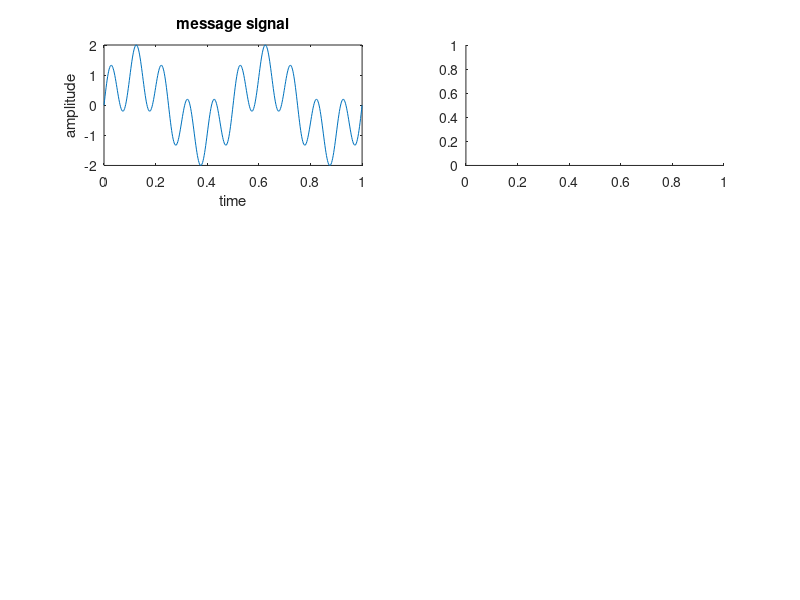

Here is the MATLAB script that generated this plot: (Note: this script raises an error after producing the figure.)
close all;
clear all;
Fs  = 500;
f = 10;
n = 0:1/Fs:1;
x = sin(2*pi*f*n) + sin(2*pi*f*n/5);
subplot(321);
plot(n,x );
xlabel('time');
ylabel('amplitude');
title('message signal');
nfft  = length(x) %2^nextpow2(length(x))
y = fft(x, nfft);
freq_range = Fs/2*(linspace(0, 1, nfft/2 + 1));
subplot(322);
plot(freq_range, abs(y(:, 1:nfft)));
xlabel('frequency');
ylabel('amplitude');
title('dft of input signal');


noisex=  x + 2*rand(1,length(x));
y2  = fft(noisex , nfft);
subplot(323)
plot(n, noisex);
title('noise signal');
xlabel('time');
ylabel('amplitude');
subplot(324);
plot(freq_range, abs(y2(:, 1:nfft/2+1)));
xlabel('freq');
ylabel('amplitude');
title('dft of noise signal');

o = 5;
wn  = [2 10]*2/Fs;
[b, a] = butter(o, wn, 'bandpass');
[h, w] = freqz(b, a, 1024, Fs);
subplot(325);
plot(w, 20*log10(abs(h)));
title('magnitude response of the filter');
xlabel('frequency');
ylabel('magnitude');
grid on;

y_filt  = filter(b, a, noisex);
subplot(326);
plot(n, y_filt);
title('Filtered signal');
xlabel('time');
ylabel('amp');


